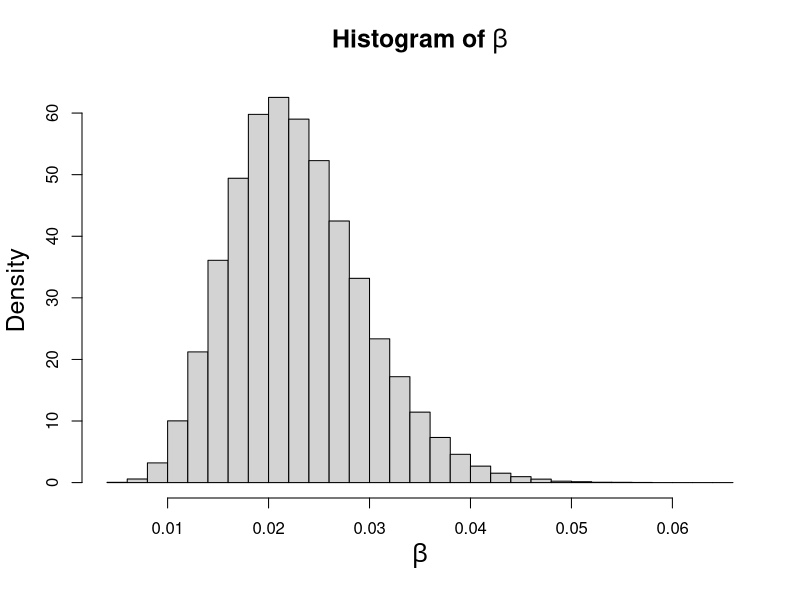
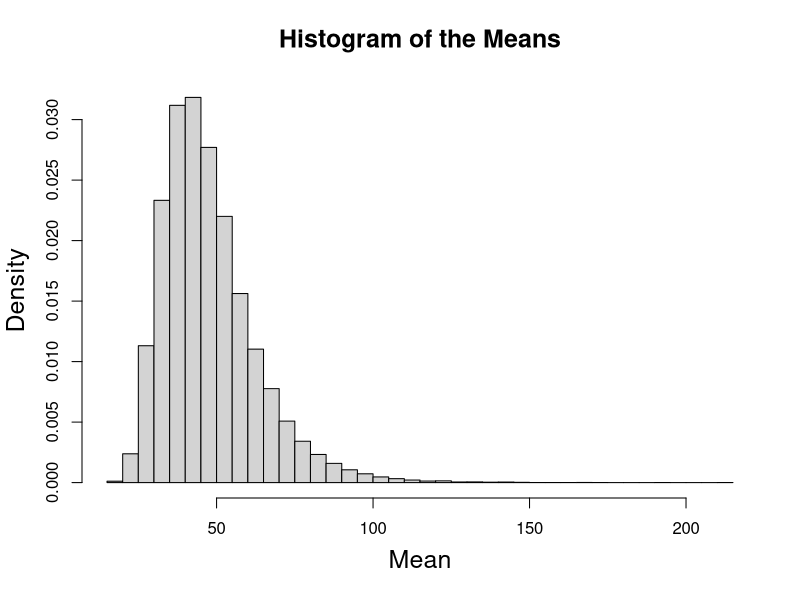
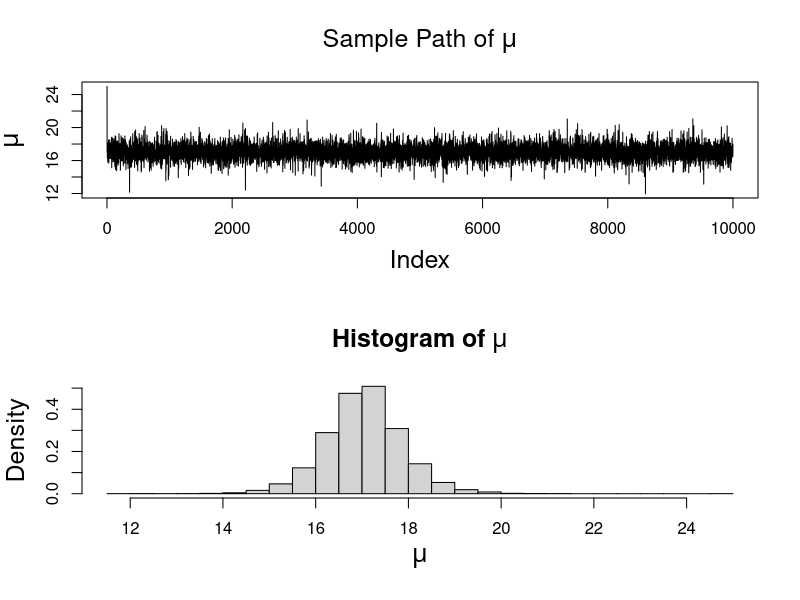
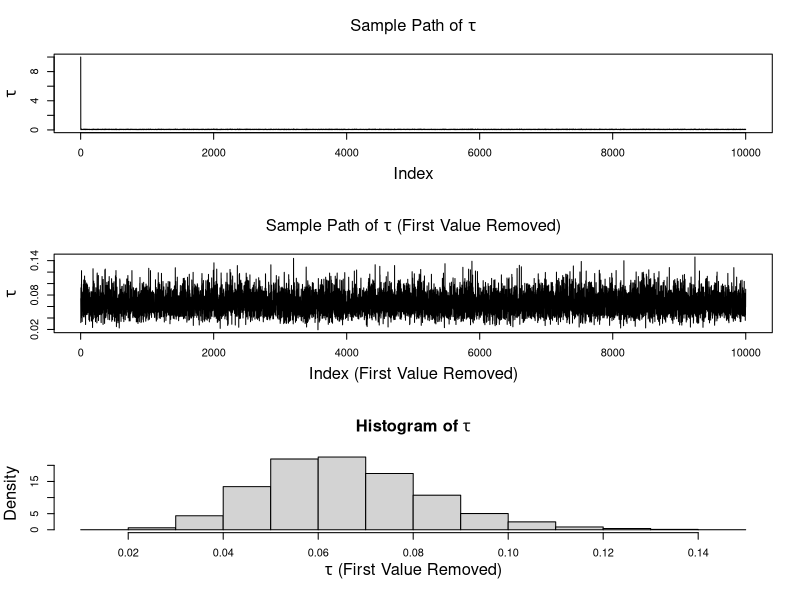
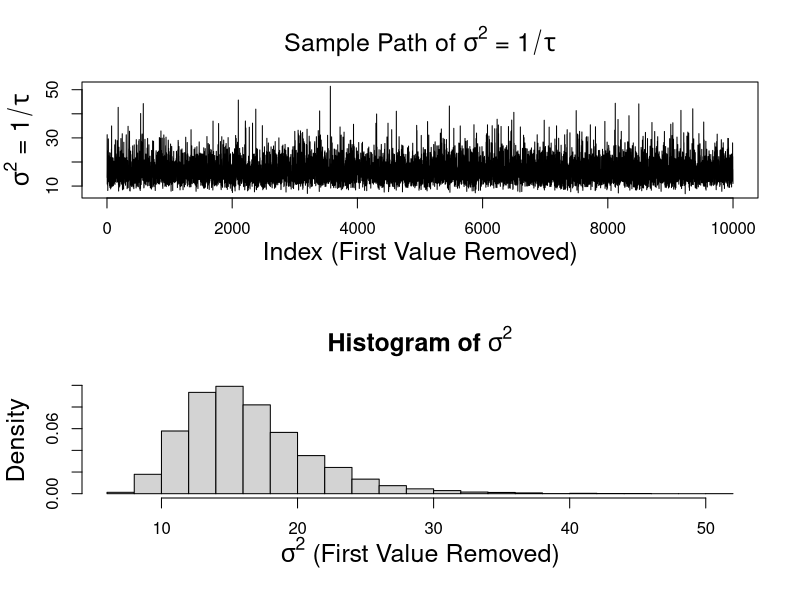
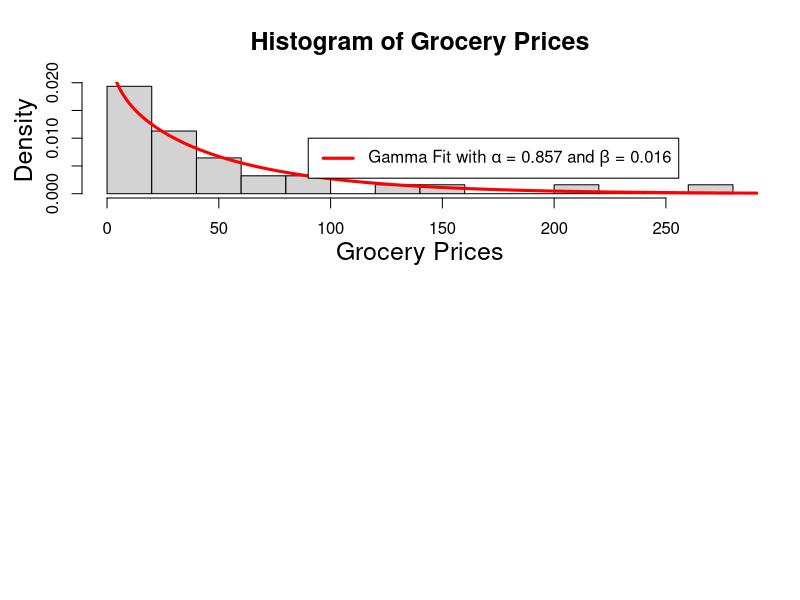
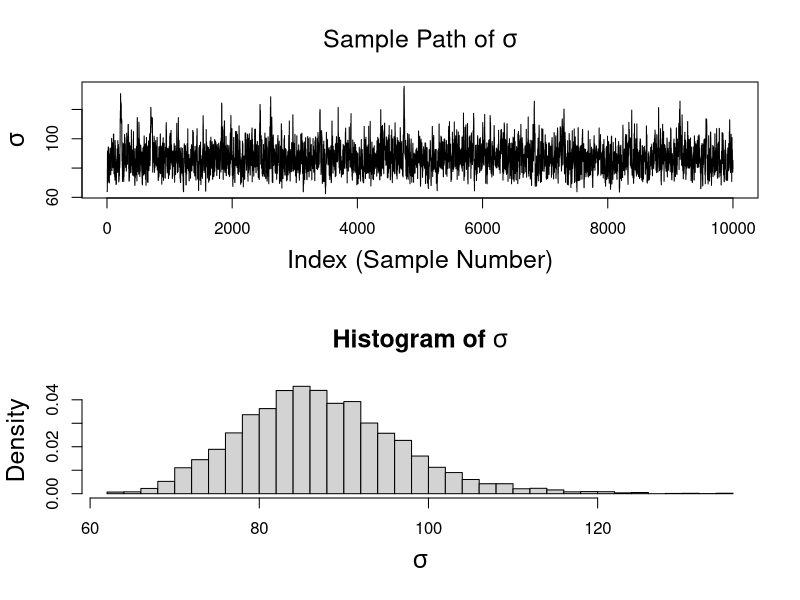
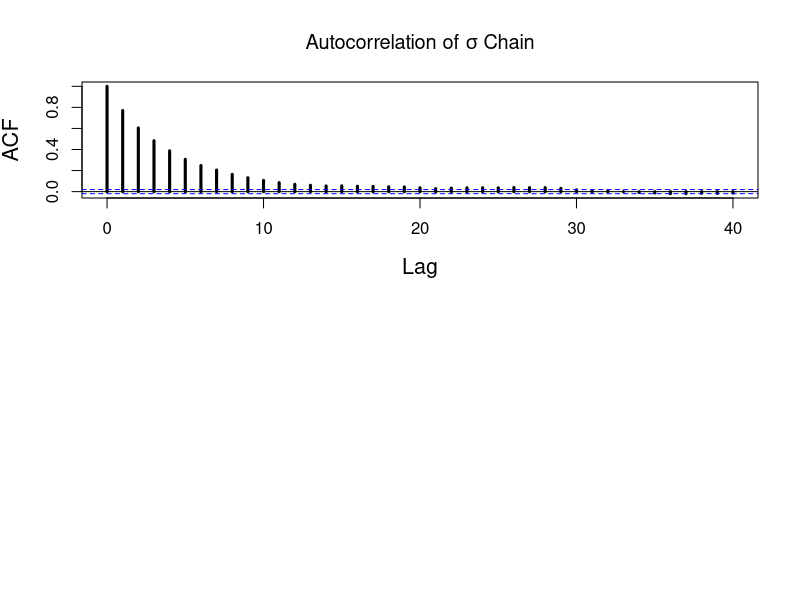

Source code (R) for these figures, in order:
##################
# Notes 8 Script #
##################

# First Bayesian example
# ======================
x <- c(1, 5, 3, 2, 4)
mu <- rnorm(500000, mean(x), sqrt(2.5 / 5))
quantile(mu, c(0.025, 0.975))


sigma_sq0 <- 1
mean_mu <- 1 / (1 / sigma_sq0 + 5 / 2.5) * (6 / sigma_sq0 + 5 * mean(x) / 2.5)
sigma_mu <- sqrt(1 / (1 / sigma_sq0 + 5 / 2.5))
mu <- rnorm(500000, mean_mu, sigma_mu)
quantile(mu, c(0.025, 0.975))

sigma_sq0 <- 10
mean_mu <- 1 / (1 / sigma_sq0 + 5 / 2.5) * (6 / sigma_sq0 + 5 * mean(x) / 2.5)
sigma_mu <- sqrt(1 / (1 / sigma_sq0 + 5 / 2.5))
mu <- rnorm(500000, mean_mu, sigma_mu)
quantile(mu, c(0.025, 0.975))

sigma_sq0 <- 1000
mean_mu <- 1 / (1 / sigma_sq0 + 5 / 2.5) * (6 / sigma_sq0 + 5 * mean(x) / 2.5)
sigma_mu <- sqrt(1 / (1 / sigma_sq0 + 5 / 2.5))
mu <- rnorm(500000, mean_mu, sigma_mu)
quantile(mu, c(0.025, 0.975))

# Second Bayesian Example
# =======================
# x data comes from Gam(1,1/40)
x <- c(18.9, 146.5, 12.4, 12.1, 80.4, 37.1, 37.0, 127.5, 4.2, 12.8, 25.9, 9.8)
shape <- 1 / 40 + 12 * 1
rate <- 1 + sum(x)
beta <- rgamma(100000, shape, rate)
quantile(beta, c(0.025, 0.975)) # 95% interval for beta
quantile(1 / beta, c(0.025, 0.975)) # 95% interval for the mean

hist(beta, breaks = 30, mgp = c(2.7, 1, 0), 
     cex.lab = 1.5, main = expression(paste(bold("Histogram of "), beta)), 
     xlab = expression(beta), cex.main = 1.5, freq = F)
hist(1 / beta, breaks = 30, mgp = c(2.7, 1, 0), cex.lab = 1.5, 
     main = expression(bold("Histogram of the Means")), xlab = "Mean", 
     cex.main = 1.5, freq = F)

t.test(x)$conf.int

set.seed(2024)
means <- c()
for(i in 1:10000) {
  index <- sample(1:length(x), length(x), replace = T)
  means[i] <- mean(x[index])
}
quantile(means, c(0.025, 0.975))


# Gibbs Sampling Example
# ======================
# x is generated from a normal(20,25) distribution
x <- c(
  23.3, 14.5, 19.0, 20.2, 5.4, 23.8, 21.3, 12.8, 17.6, 19.8,
  11.0, 21.5, 15.7, 22.1, 21.0, 13.7, 14.9, 13.8, 17.1, 11.3
)
nsamps <- 10000
mu <- rep(0, nsamps) # Initialize the mu vector
mu[1] <- 25 # Starting value of mu
tau <- rep(0, nsamps) # Initialize the tau vector
tau[1] <- 10 # Starting value of tau
for (i in 1:(nsamps - 1)) {
  mu[i + 1] <- rnorm(1, 1 / (1 / 100 + 20 * tau[i]) * (25 / 100 + 339.8 * tau[i]), 1 / (1 / 100 + 20 * tau[i]))
  tau[i + 1] <- rgamma(1, 15, 1 / 2 + 1 / 2 * sum((x - mu[i + 1])^2))
}
# Plots for all three parameters: mu, tau, and sigma^2
par(mfrow = c(2, 1))
plot(mu, type = "l", mgp = c(2.7, 1, 0), cex.lab = 1.5, ylab = expression(mu), main = expression(paste("Sample Path of ", mu)), cex.main = 1.5)
hist(mu, breaks = 20, mgp = c(2.7, 1, 0), cex.lab = 1.5, xlab = expression(mu), main = expression(paste(bold("Histogram of "), mu)), freq = F, cex.main = 1.5)
par(mfrow = c(3, 1))
plot(tau, type = "l", mgp = c(2.7, 1, 0), cex.lab = 1.5, ylab = expression(tau), main = expression(paste("Sample Path of ", tau)), cex.main = 1.5)
plot(tau[2:nsamps], type = "l", mgp = c(2.7, 1, 0), cex.lab = 1.5, ylab = expression(tau), xlab = "Index (First Value Removed)", main = expression(paste("Sample Path of ", tau, " (First Value Removed)")), cex.main = 1.5)
hist(tau[2:nsamps], xlab = expression(paste(tau, " (First Value Removed)")), mgp = c(2.7, 1, 0), cex.lab = 1.5, freq = F, main = expression(paste(bold("Histogram of "), tau)), cex.main = 1.5)
par(mfrow = c(2, 1))
plot(1 / tau[2:nsamps], type = "l", mgp = c(2.3, 1, 0), cex.lab = 1.5, ylab = expression(paste(sigma^2, " = ", 1 / tau)), xlab = "Index (First Value Removed)", main = expression(paste("Sample Path of ", sigma^2, " = ", 1 / tau)), cex.main = 1.5)
hist(1 / tau[2:nsamps], breaks = 20, xlab = expression(paste(sigma^2, " (First Value Removed)")), mgp = c(2.7, 1, 0), cex.lab = 1.5, freq = F, main = expression(paste(bold("Histogram of "), sigma^2)), cex.main = 1.5)
quantile(mu, c(0.025, 0.975))
quantile(tau, c(0.025, 0.975))
quantile(1 / tau, c(0.025, 0.975))


# =================== #
# Metropolis Sampling #
# =================== #
grocery <- c(
  1, 3, 4, 5, 5, 8, 11, 12, 15, 15, 16, 19, 21, 25, 26, 27, 30, 35, 35, 46, 50,
  55, 57, 72, 78, 85, 93, 137, 158, 212, 269
)
hist(grocery, xlab = "Grocery Prices", freq = F, breaks = 10, mgp = c(2.3, 1, 0), cex.lab = 1.5, cex.main = 1.5, main = "Histogram of Grocery Prices")
library(MASS)
gam_params <- fitdistr(grocery, "gamma")$estimate # Fits a gamma distribution to our data
lines(seq(0, 300, length = 1000), dgamma(seq(0, 300, length = 1000), gam_params[1], gam_params[2]), lwd = 3, col = "red")
legend(90, 0.01, expression(paste("Gamma Fit with ", alpha, " = 0.857 and ", beta, " = 0.016")), col = "red", lwd = 3)

# Use likelihood of gamma(77^2/sigma^2, 77/sigma)
# Prior on sigma: exponential(1/5)

sig <- 70
f1 <- (77 / sig^2)^(31 * 77^2 / sig^2) / gamma(77^2 / sig^2)^31 * prod(grocery^(77^2 / sig^2 - 1)) * exp(-sig / 50 - 77 / sig^2 * sum(grocery))
sig <- 64
f2 <- (77 / sig^2)^(31 * 77^2 / sig^2) / gamma(77^2 / sig^2)^31 * prod(grocery^(77^2 / sig^2 - 1)) * exp(-sig / 50 - 77 / sig^2 * sum(grocery))

sig <- 70
lf1 <- 31 * 77^2 / sig^2 * log(77 / sig^2) - 31 * log(gamma(77^2 / sig^2)) + (77^2 / sig^2 - 1) * sum(log(grocery)) - sig / 50 - 77 / sig^2 * sum(grocery)
sig <- 64
lf2 <- 31 * 77^2 / sig^2 * log(77 / sig^2) - 31 * log(gamma(77^2 / sig^2)) + (77^2 / sig^2 - 1) * sum(log(grocery)) - sig / 50 - 77 / sig^2 * sum(grocery)


# Metropolis with grocery data with known mu
# ==========================================
nsamps <- 10000
sigma <- rep(0, nsamps)
sigma[1] <- 64
mu <- 77
n <- length(grocery) # 31
for (i in 1:(nsamps - 1)) {
  sigma_star <- rnorm(1, sigma[i], 10)
  logf1 <- n * mu^2 / sigma_star^2 * log(mu / sigma_star^2) -
    n * log(gamma(mu^2 / sigma_star^2)) +
    (mu^2 / sigma_star^2 - 1) * sum(log(grocery)) -
    sigma_star / 50 - mu / sigma_star^2 * sum(grocery)
  logf2 <- n * mu^2 / sigma[i]^2 * log(mu / sigma[i]^2) -
    n * log(gamma(mu^2 / sigma[i]^2)) +
    (mu^2 / sigma[i]^2 - 1) * sum(log(grocery)) -
    sigma[i] / 50 - mu / sigma[i]^2 * sum(grocery)
  if (log(runif(1)) < (logf1 - logf2)) {
    sigma[i + 1] <- sigma_star
  } else {
    sigma[i + 1] <- sigma[i]
  }
}
par(mfrow = c(2, 1))
plot(sigma, type = "l", mgp = c(2.7, 1, 0), cex.lab = 1.5, ylab = expression(sigma), xlab = "Index (Sample Number)", main = expression(paste("Sample Path of ", sigma)), cex.main = 1.5)
hist(sigma, breaks = 30, xlab = expression(sigma), mgp = c(2.7, 1, 0), cex.lab = 1.5, freq = F, main = expression(paste(bold("Histogram of "), sigma)), cex.main = 1.5)
quantile(sigma, c(0.025, 0.975))
acf(sigma, main = expression(paste("Autocorrelation of ", sigma, " Chain")), mgp = c(2.7, 1, 0), cex.lab = 1.3, lwd = 3)
1 + 2 * sum(abs(acf(sigma, lag.max = 100, plot = F)$acf))
quantile(sigma, c(0.025, 0.975))



# Change sigma_0 from 5 to 20 to 50 to 0.5
# ========================================
nsamps <- 10000
sigma <- rep(0, nsamps)
sigma[1] <- 64
mu <- 77
n <- length(grocery) # 31
par(mfrow = c(2, 2))
for (proposal_sig in c(5, 20, 50, 0.5)) {
  for (i in 1:(nsamps - 1)) {
    sigma_star <- rnorm(1, sigma[i], proposal_sig)
    logf1 <- n * mu^2 / sigma_star^2 * log(mu / sigma_star^2) -
      n * log(gamma(mu^2 / sigma_star^2)) +
      (mu^2 / sigma_star^2 - 1) * sum(log(grocery)) -
      sigma_star / 50 - mu / sigma_star^2 * sum(grocery)
    logf2 <- n * mu^2 / sigma[i]^2 * log(mu / sigma[i]^2) -
      n * log(gamma(mu^2 / sigma[i]^2)) +
      (mu^2 / sigma[i]^2 - 1) * sum(log(grocery)) -
      sigma[i] / 50 - mu / sigma[i]^2 * sum(grocery)
    if (log(runif(1)) < (logf1 - logf2)) {
      sigma[i + 1] <- sigma_star
    } else {
      sigma[i + 1] <- sigma[i]
    }
  }
  plot(sigma, type = "l", mgp = c(2.7, 1, 0), cex.lab = 1.5, ylab = expression(sigma), xlab = "Index (Sample Number)", main = paste("Proposal SD = ", proposal_sig), cex.main = 1.5)
  print(1 + 2 * sum(abs(acf(sigma, lag.max = 100, plot = F)$acf)))
}


# Change mu from 77 to 100 to 50 to 30
# ====================================
nsamps <- 10000
sigma <- rep(0, nsamps)
sigma[1] <- 64
n <- length(grocery) # 31
par(mfrow = c(2, 2))
for (mu in c(77, 100, 50, 30)) {
  for (i in 1:(nsamps - 1)) {
    sigma_star <- rnorm(1, sigma[i], 10)
    logf1 <- n * mu^2 / sigma_star^2 * log(mu / sigma_star^2) -
      n * log(gamma(mu^2 / sigma_star^2)) +
      (mu^2 / sigma_star^2 - 1) * sum(log(grocery)) -
      sigma_star / 50 - mu / sigma_star^2 * sum(grocery)
    logf2 <- n * mu^2 / sigma[i]^2 * log(mu / sigma[i]^2) -
      n * log(gamma(mu^2 / sigma[i]^2)) +
      (mu^2 / sigma[i]^2 - 1) * sum(log(grocery)) -
      sigma[i] / 50 - mu / sigma[i]^2 * sum(grocery)
    if (log(runif(1)) < (logf1 - logf2)) {
      sigma[i + 1] <- sigma_star
    } else {
      sigma[i + 1] <- sigma[i]
    }
  }
  plot(sigma, type = "l", mgp = c(2.7, 1, 0), cex.lab = 1.5, ylab = expression(sigma), xlab = "Index (Sample Number)", main = paste("True Mean = ", mu), cex.main = 1.5)
  print(quantile(sigma, c(0.025, 0.975)))
  print(mean(sigma))
  print(1 + 2 * sum(abs(acf(sigma, lag.max = 100, plot = F)$acf)))
}


# Metropolis with grocery data with unknown mu (two parameter sampling)
# =====================================================================
# sigma ~ exponential(1/50)
# mu ~ exponential(1/70)
nsamps <- 10000
sigma <- rep(0, nsamps)
sigma[1] <- 64
mu <- rep(0, nsamps)
mu[1] <- 77
n <- length(grocery) # 31
for (i in 1:(nsamps - 1)) {
  mu_star <- rnorm(1, mu[i], 8)
  sigma_star <- rnorm(1, sigma[i], 10)
  logf1 <- n * mu_star^2 / sigma_star^2 * log(mu_star / sigma_star^2) -
    n * log(gamma(mu_star^2 / sigma_star^2)) +
    (mu_star^2 / sigma_star^2 - 1) * sum(log(grocery)) -
    mu_star / 70 - sigma_star / 50 - mu_star / sigma_star^2 * sum(grocery)
  logf2 <- n * mu[i]^2 / sigma[i]^2 * log(mu[i] / sigma[i]^2) -
    n * log(gamma(mu[i]^2 / sigma[i]^2)) +
    (mu[i]^2 / sigma[i]^2 - 1) * sum(log(grocery)) -
    mu[i] / 70 - sigma[i] / 50 - mu[i] / sigma[i]^2 * sum(grocery)
  if (log(runif(1)) < (logf1 - logf2)) {
    mu[i + 1] <- mu_star
    sigma[i + 1] <- sigma_star
  } else {
    mu[i + 1] <- mu[i]
    sigma[i + 1] <- sigma[i]
  }
}
quantile(mu, c(0.025, 0.975))
mean(mu)
quantile(sigma, c(0.025, 0.975))
mean(sigma)
par(mfrow = c(2, 2))
plot(mu, type = "l", mgp = c(2.7, 1, 0), cex.lab = 1.5, ylab = expression(mu), xlab = "Index (Sample Number)", main = expression(paste("Sample Path of ", mu)), cex.main = 1.5)
plot(sigma, type = "l", mgp = c(2.7, 1, 0), cex.lab = 1.5, ylab = expression(sigma), xlab = "Index (Sample Number)", main = expression(paste("Sample Path of ", sigma)), cex.main = 1.5)
hist(mu, breaks = 30, xlab = expression(mu), mgp = c(2.7, 1, 0), cex.lab = 1.5, freq = F, main = expression(paste(bold("Histogram of "), mu)), cex.main = 1.5)
hist(sigma, breaks = 30, xlab = expression(sigma), mgp = c(2.7, 1, 0), cex.lab = 1.5, freq = F, main = expression(paste(bold("Histogram of "), sigma)), cex.main = 1.5)
1 + 2 * sum(abs(acf(mu, lag.max = 100, plot = F)$acf)) # tau_int for mu
1 + 2 * sum(abs(acf(sigma, lag.max = 100, plot = F)$acf)) # tau_int for sigma


# Compare to bootstrapping
# ========================
library(boot)
b2 <- boot(grocery, function(x, i) mean(x[i]), 10000)
boot.ci(b2)
b3 <- boot(grocery, function(x, i) sd(x[i]), 10000)
boot.ci(b3)
